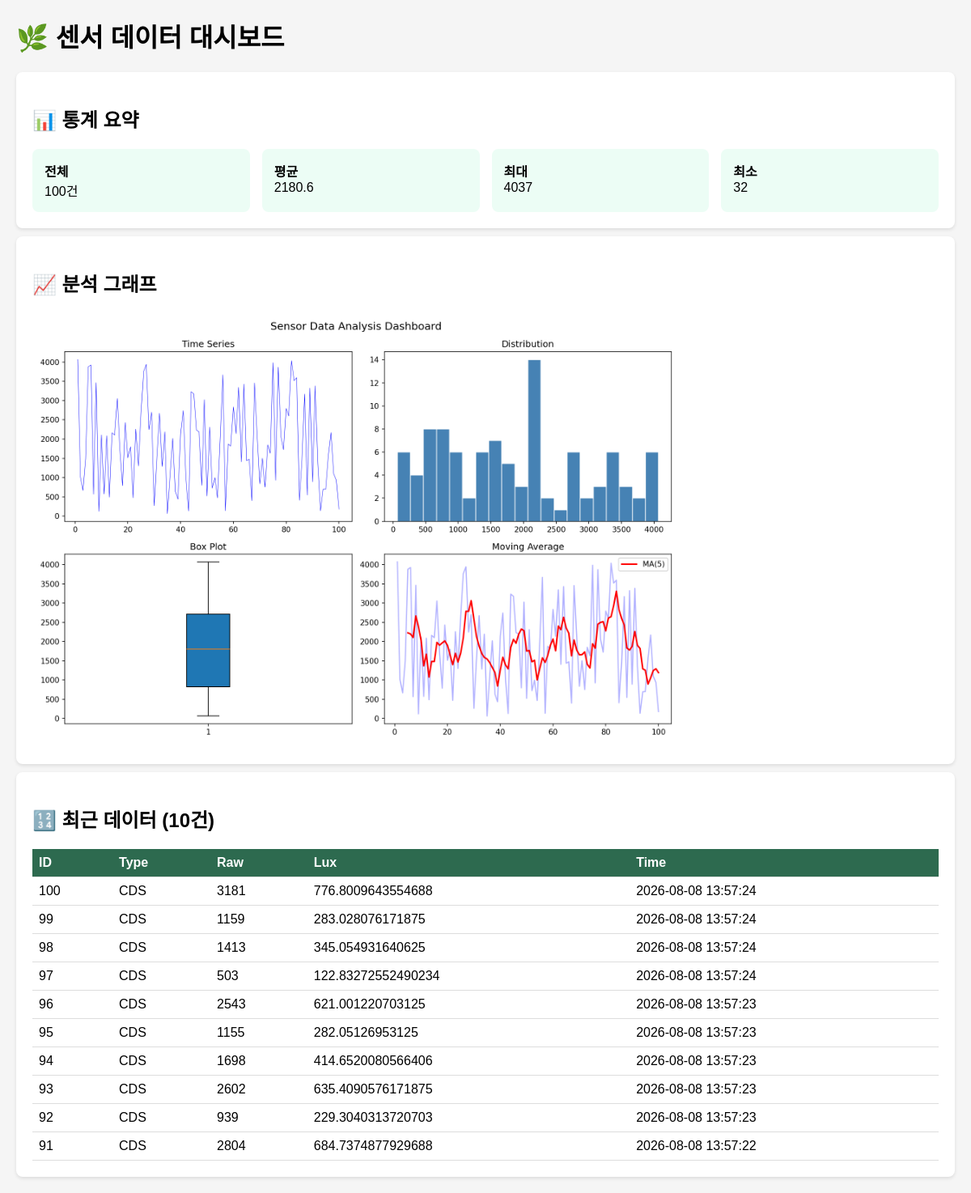
The page / on the database its author committed.
### tables this page shows
CREATE TABLE sensor_data (
                id INTEGER PRIMARY KEY AUTOINCREMENT,
                sensor_type TEXT NOT NULL,
                raw_value INTEGER NOT NULL,
                lux REAL,
                timestamp DATETIME DEFAULT CURRENT_TIMESTAMP
            );

### web2/app.py (the view)
@app.route("/")
def index():
    conn = get_db()
    stats = conn.execute("SELECT COUNT(*) as cnt, ROUND(AVG(raw_value),1) as avg,"
        " MAX(raw_value) as mx, MIN(raw_value) as mn FROM sensor_data").fetchone()
    recent = conn.execute("SELECT * FROM sensor_data ORDER BY id DESC LIMIT 10").fetchall()
    conn.close()
    report_path = os.path.join(os.path.dirname(__file__), "..", "data", "report.json")
    report = json.load(open(report_path)) if os.path.exists(report_path) else {}
    return render_template("index.html", stats=stats, recent=recent, report=report)

### web2/app.py (called while the page is built)
def get_db():
    conn = sqlite3.connect(DB)
    conn.row_factory = sqlite3.Row  # dict-like 접근
    return conn

### web2/templates/index.html (shortened to what this page needs)
{% extends "base.html" %}
{% block content %}
<div class="card">
  <h2>📊 통계 요약</h2>
  <div class="stats">
    <div class="stat-box"><b>전체</b><br>{{ stats.cnt }}건</div>
    <div class="stat-box"><b>평균</b><br>{{ stats.avg }}</div>
    <div class="stat-box"><b>최대</b><br>{{ stats.mx }}</div>
    <div class="stat-box"><b>최소</b><br>{{ stats.mn }}</div>
  </div>
</div>
<div class="card">
  <h2>📈 분석 그래프</h2>
  <img src="{{ url_for('static', filename='dashboard.png') }}"
       style="width:100%; max-width:800px;">
</div>
<div class="card">
  <h2>🔢 최근 데이터 (10건)</h2>
  <table>
    <tr><th>ID</th><th>Type</th><th>Raw</th><th>Lux</th><th>Time</th></tr>
    {% for row in recent %}
    <tr><td>{{row.id}}</td><td>{{row.sensor_type}}</td>
        <td>{{row.raw_value}}</td><td>{{row.lux}}</td>
        <td>{{row.timestamp}}</td></tr>
    {% endfor %}
  </table>
</div>
{% endblock %}

### web2/templates/base.html (shortened to what this page needs)
<!DOCTYPE html>
<html lang="ko">
<head>
</head>
<body>
<div class="container">
    <h1>🌿 센서 데이터 대시보드</h1>
    {% block content %}{% endblock %}
</div>
</body></html>

### web2/templates/base.html (style rules this page uses)
body { font-family: Arial; margin: 20px; background: #f5f5f5; }
.container { max-width: 1200px; margin: 0 auto; }
.card { background: white; padding: 20px; margin: 10px 0; border-radius: 8px; box-shadow: 0 2px 4px rgba(0,0,0,0.1); }
table { border-collapse: collapse; width: 100%; }
th, td { padding: 8px; text-align: left; border-bottom: 1px solid #ddd; }
th { background: #2D6A4F; color: white; }
.stats { display: flex; gap: 15px; flex-wrap: wrap; }
.stat-box { flex: 1; padding: 15px; background: #ECFDF5; border-radius: 8px; }

### rows shown on the page
sensor_data: id "100", sensor_type "CDS", raw_value "3181", lux "776.8009643554688", timestamp "2026-08-08 13:57:24"
sensor_data: id "99", sensor_type "CDS", raw_value "1159", lux "283.028076171875", timestamp "2026-08-08 13:57:24"
sensor_data: id "98", sensor_type "CDS", raw_value "1413", lux "345.054931640625", timestamp "2026-08-08 13:57:24"
sensor_data: id "97", sensor_type "CDS", raw_value "503", lux "122.83272552490234", timestamp "2026-08-08 13:57:24"
sensor_data: id "96", sensor_type "CDS", raw_value "2543", lux "621.001220703125", timestamp "2026-08-08 13:57:23"
sensor_data: id "95", sensor_type "CDS", raw_value "1155", lux "282.05126953125", timestamp "2026-08-08 13:57:23"
sensor_data: id "94", sensor_type "CDS", raw_value "1698", lux "414.6520080566406", timestamp "2026-08-08 13:57:23"
sensor_data: id "93", sensor_type "CDS", raw_value "2602", lux "635.4090576171875", timestamp "2026-08-08 13:57:23"
sensor_data: id "92", sensor_type "CDS", raw_value "939", lux "229.3040313720703", timestamp "2026-08-08 13:57:23"
sensor_data: id "91", sensor_type "CDS", raw_value "2804", lux "684.7374877929688", timestamp "2026-08-08 13:57:22"

### other values the page prints
{{ stats.cnt }} "100"
{{ stats.avg }} "2180.6"
{{ stats.mx }} "4037"
{{ stats.mn }} "32"
